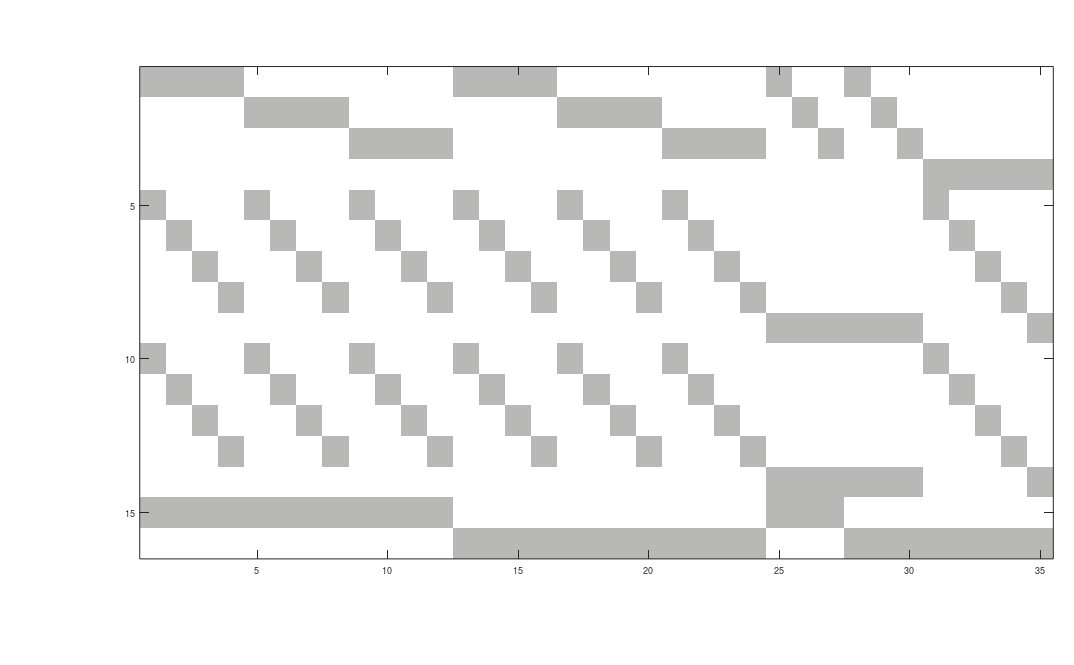

This chart was generated by the following MATLAB code: (Note: this script raises an error after producing the figure.)
function Plot_Combinatorial_Library_Jacobian_Structure()
%PLOT_COMBINATORIAL_LIBRARY_JACOBIAN_STRUCTURE
% Visualize the combinatorial parameter--construct incidence structure of
% the complete L24 + L6 + L5 library.
%
% Columns correspond to 35 expression constructs. Rows correspond to global
% promoter, RBS, and plasmid parameters. Filled cells indicate structural
% dependence, not numerical sensitivity magnitude.
%
% Outputs:
%   Combinatorial_Library_Jacobian_Structure.png
%   Combinatorial_Library_Jacobian_Structure.svg
%
% See README_Jacobian_analysis.md for context.

%% =============================================================
% 1. Full library: L24 + L6 + L5
% =============================================================

IDs = { ...
    'L24_01','L24_02','L24_03','L24_04', ...
    'L24_05','L24_06','L24_07','L24_08', ...
    'L24_09','L24_10','L24_11','L24_12', ...
    'L24_13','L24_14','L24_15','L24_16', ...
    'L24_17','L24_18','L24_19','L24_20', ...
    'L24_21','L24_22','L24_23','L24_24', ...
    'L6_1','L6_2','L6_3','L6_4','L6_5','L6_6', ...
    'L5_1','L5_2','L5_4','L5_5','L5_3'};

ORIs = { ...
    'pSC101','pSC101','pSC101','pSC101', ...
    'pSC101','pSC101','pSC101','pSC101', ...
    'pSC101','pSC101','pSC101','pSC101', ...
    'pGreen','pGreen','pGreen','pGreen', ...
    'pGreen','pGreen','pGreen','pGreen', ...
    'pGreen','pGreen','pGreen','pGreen', ...
    'pSC101','pSC101','pSC101','pGreen','pGreen','pGreen', ...
    'pGreen','pGreen','pGreen','pGreen','pGreen'};

Promoters = { ...
    'J23106','J23106','J23106','J23106', ...
    'J23102','J23102','J23102','J23102', ...
    'J23101','J23101','J23101','J23101', ...
    'J23106','J23106','J23106','J23106', ...
    'J23102','J23102','J23102','J23102', ...
    'J23101','J23101','J23101','J23101', ...
    'J23106','J23102','J23101','J23106','J23102','J23101', ...
    'J23100','J23100','J23100','J23100','J23100'};

RBSs = { ...
    'B0030','B0032','J61100','J61101', ...
    'B0030','B0032','J61100','J61101', ...
    'B0030','B0032','J61100','J61101', ...
    'B0030','B0032','J61100','J61101', ...
    'B0030','B0032','J61100','J61101', ...
    'B0030','B0032','J61100','J61101', ...
    'B0034','B0034','B0034','B0034','B0034','B0034', ...
    'B0030','B0032','J61100','J61101','B0034'};

nTUs = numel(IDs);

%% =============================================================
% 2. Global parameters
% =============================================================

proms = unique(Promoters, 'stable');
rbss  = unique(RBSs,      'stable');
oris  = unique(ORIs,      'stable');

paramKeys = {};
paramLabels = {};

for i = 1:numel(proms)
    paramKeys{end+1}   = ['omega_' proms{i}]; %#ok<AGROW>
    paramLabels{end+1} = ['$\omega_{\mathrm{' proms{i} '}}$']; %#ok<AGROW>
end
idxEnd_omega = numel(paramKeys);

for i = 1:numel(rbss)
    paramKeys{end+1}   = ['kappa_' rbss{i}]; %#ok<AGROW>
    paramLabels{end+1} = ['$\kappa^{0}_{\mathrm{' rbss{i} '}}$']; %#ok<AGROW>
end
idxEnd_kappa = numel(paramKeys);

for i = 1:numel(rbss)
    paramKeys{end+1}   = ['rho_' rbss{i}]; %#ok<AGROW>
    paramLabels{end+1} = ['$\rho^{0}_{\mathrm{' rbss{i} '}}$']; %#ok<AGROW>
end
idxEnd_rho = numel(paramKeys);

for i = 1:numel(oris)
    paramKeys{end+1}   = ['N_' oris{i}]; %#ok<AGROW>
    paramLabels{end+1} = ['$N_{\mathrm{' oris{i} '}}$']; %#ok<AGROW>
end

nParams = numel(paramKeys);

%% =============================================================
% 3. Matrix: 35 ECs x 16 parameters
% =============================================================

M_full = zeros(nTUs, nParams);

for i = 1:nTUs
    prom = Promoters{i};
    rbs  = RBSs{i};
    ori  = ORIs{i};

    M_full(i, strcmp(paramKeys, ['omega_' prom])) = 1;
    M_full(i, strcmp(paramKeys, ['kappa_' rbs]))  = 1;
    M_full(i, strcmp(paramKeys, ['rho_' rbs]))    = 1;
    M_full(i, strcmp(paramKeys, ['N_' ori]))      = 1;
end

% Transposed layout for the figure:
%   rows    = parameters
%   columns = ECs
M_plot = M_full.';

%% =============================================================
% 4. Plot
% =============================================================

color_grey = [184 185 182]/255;
cmap = [1 1 1; color_grey];

fig_width_cm  = 42;
fig_height_cm = 26;

fs_ticks_x = 18;
fs_ticks_y = 23;
fs_axis    = 28;
fs_title   = 30;

fig = figure('Name','Combinatorial library Jacobian structure', ...
    'Color','w', ...
    'Units','centimeters', ...
    'Position',[1 1 fig_width_cm fig_height_cm], ...
    'PaperUnits','centimeters', ...
    'PaperPosition',[0 0 fig_width_cm fig_height_cm], ...
    'PaperSize',[fig_width_cm fig_height_cm], ...
    'Renderer','painters');

ax = axes(fig, ...
    'Units','normalized', ...
    'Position',[0.13 0.16 0.85 0.74]);

imagesc(ax, M_plot);
colormap(ax, cmap);
clim(ax, [0 1]);
hold(ax,'on');

axis(ax,'normal');

% Separators between libraries on X axis: L24 | L6 | L5.
for xb = [24, 30]
    line(ax, [xb+0.5 xb+0.5], [0.5 nParams+0.5], ...
        'Color', [0.20 0.20 0.20], 'LineWidth', 3.0);
end

% Separators between parameter families on Y axis.
for yb = [idxEnd_omega, idxEnd_kappa, idxEnd_rho]
    line(ax, [0.5 nTUs+0.5], [yb+0.5 yb+0.5], ...
        'Color', [0.45 0.45 0.45], 'LineWidth', 2.4);
end

ax.XTick = 1:nTUs;
ax.XTickLabel = escape_underscore_labels(IDs);
ax.XTickLabelRotation = 90;

ax.YTick = 1:nParams;
ax.YTickLabel = paramLabels;

ax.TickLength = [0 0];
ax.LineWidth = 1.4;
ax.Box = 'on';
ax.Layer = 'top';
ax.TickLabelInterpreter = 'latex';
ax.FontSize = fs_ticks_y;

xlabel(ax, 'ECs', ...
    'FontSize', fs_axis, ...
    'FontWeight','normal', ...
    'Interpreter','none');

ylabel(ax, 'Parameters', ...
    'FontSize', fs_axis, ...
    'FontWeight','normal', ...
    'Interpreter','none');

title(ax, '', ...
    'FontSize', fs_title, ...
    'FontWeight','bold', ...
    'Interpreter','none');

xlim(ax, [0.5 nTUs+0.5]);
ylim(ax, [0.5 nParams+0.5]);

% Add small library labels above the X axis blocks.
text(ax, 12.5, 0.35, 'L24', ...
    'HorizontalAlignment','center', ...
    'VerticalAlignment','bottom', ...
    'FontSize', 24, ...
    'FontWeight','bold', ...
    'Interpreter','none');

text(ax, 27.5, 0.35, 'L6', ...
    'HorizontalAlignment','center', ...
    'VerticalAlignment','bottom', ...
    'FontSize', 24, ...
    'FontWeight','bold', ...
    'Interpreter','none');

text(ax, 33.0, 0.35, 'L5', ...
    'HorizontalAlignment','center', ...
    'VerticalAlignment','bottom', ...
    'FontSize', 24, ...
    'FontWeight','bold', ...
    'Interpreter','none');

exportgraphics(fig, 'Combinatorial_Library_Jacobian_Structure.png', 'Resolution', 600);
exportgraphics(fig, 'Combinatorial_Library_Jacobian_Structure.svg', 'ContentType', 'vector');

end

function labels_out = escape_underscore_labels(labels_in)
    labels_out = labels_in;
    for ii = 1:numel(labels_in)
        labels_out{ii} = strrep(labels_in{ii}, '_', '\_');
    end
end
